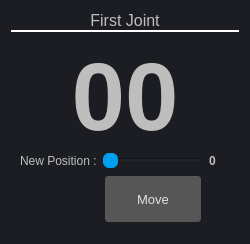
                  <widget class="QFrame" name="frame_10">
                   <property name="maximumSize">
                    <size>
                     <width>331</width>
                     <height>16777215</height>
                    </size>
                   </property>
                   <property name="styleSheet">
                    <string notr="true">QFrame{
	background-color: rgb(27, 29, 35);
	border-bottom-left-radius:30px;
}

QFrame::hover{
border-left:4px solid rgb(59, 63, 76);
border-bottom:4px solid rgb(59, 63, 76);
}</string>
                   </property>
                   <property name="frameShape">
                    <enum>QFrame::NoFrame</enum>
                   </property>
                   <property name="frameShadow">
                    <enum>QFrame::Raised</enum>
                   </property>
                   <layout class="QGridLayout" name="gridLayout_7">
                    <item row="1" column="0">
                     <widget class="QFrame" name="frame_15">
                      <property name="styleSheet">
                       <string notr="true">QFrame:hover{
border:none;
}</string>
                      </property>
                      <property name="frameShape">
                       <enum>QFrame::StyledPanel</enum>
                      </property>
                      <property name="frameShadow">
                       <enum>QFrame::Raised</enum>
                      </property>
                      <layout class="QGridLayout" name="gridLayout_8">
                       <item row="2" column="1" colspan="2">
                        <widget class="QPushButton" name="pushButton_send_joint1">
                         <property name="minimumSize">
                          <size>
                           <width>100</width>
                           <height>50</height>
                          </size>
                         </property>
                         <property name="font">
                          <font>
                           <pointsize>10</pointsize>
                          </font>
                         </property>
                         <property name="styleSheet">
                          <string notr="true">QPushButton{
background-color: rgb(86, 86, 86);
color: rgb(225, 225, 225);
border:2px solid rgb(27, 29, 35);
border-radius:5px;
}

QPushButton:hover{
	background-color: rgb(77, 77, 77);
}

QPushButton:pressed{
	background-color: rgb(99, 99, 99);
}</string>
                         </property>
                         <property name="text">
                          <string>Move</string>
                         </property>
                        </widget>
                       </item>
                       <item row="1" column="3">
                        <widget class="QLabel" name="label_27">
                         <property name="maximumSize">
                          <size>
                           <width>30</width>
                           <height>16777215</height>
                          </size>
                         </property>
                         <property name="font">
                          <font>
                           <pointsize>9</pointsize>
                           <weight>75</weight>
                           <bold>true</bold>
                          </font>
                         </property>
                         <property name="styleSheet">
                          <string notr="true">color: rgb(190, 190, 190);</string>
                         </property>
                         <property name="text">
                          <string>0</string>
                         </property>
                        </widget>
                       </item>
                       <item row="0" column="0" colspan="4">
                        <widget class="QLabel" name="label_joint1_currentvalue">
                         <property name="minimumSize">
                          <size>
                           <width>210</width>
                           <height>0</height>
                          </size>
                         </property>
                         <property name="maximumSize">
                          <size>
                           <width>16777215</width>
                           <height>100</height>
                          </size>
                         </property>
                         <property name="font">
                          <font>
                           <family>Segoe UI</family>
                           <pointsize>72</pointsize>
                           <weight>75</weight>
                           <bold>true</bold>
                          </font>
                         </property>
                         <property name="styleSheet">
                          <string notr="true">color: rgb(190, 190, 190);</string>
                         </property>
                         <property name="text">
                          <string>00</string>
                         </property>
                         <property name="alignment">
                          <set>Qt::AlignCenter</set>
                         </property>
                        </widget>
                       </item>
                       <item row="1" column="0">
                        <widget class="QLabel" name="label_24">
                         <property name="styleSheet">
                          <string notr="true">color: rgb(190, 190, 190);</string>
                         </property>
                         <property name="text">
                          <string>New Position :</string>
                         </property>
                        </widget>
                       </item>
                       <item row="1" column="1" colspan="2">
                        <widget class="QSlider" name="horizontalSlider_joint1_newvalue">
                         <property name="styleSheet">
                          <string notr="true">QSlider:horizontal{
	background-color: rgb(27, 29, 35);
}
QSlider::handle:horizontal {
	background-color: rgb(0, 160, 240);
    border-radius:6px;
}</string>
                         </property>
                         <property name="maximum">
                          <number>200</number>
                         </property>
                         <property name="orientation">
                          <enum>Qt::Horizontal</enum>
                         </property>
                        </widget>
                       </item>
                      </layout>
                     </widget>
                    </item>
                    <item row="0" column="0">
                     <widget class="QLabel" name="label_23">
                      <property name="maximumSize">
                       <size>
                        <width>16777215</width>
                        <height>40</height>
                       </size>
                      </property>
                      <property name="font">
                       <font>
                        <family>Segoe UI</family>
                        <pointsize>12</pointsize>
                       </font>
                      </property>
                      <property name="styleSheet">
                       <string notr="true">QLabel{
color: rgb(190, 190, 190);
border-bottom:2px solid rgb(255, 255, 255);
border-radius:0px;
}

QLabel:hover{
border-top : none;
border-left : none;
border-right:none;
}</string>
                      </property>
                      <property name="text">
                       <string>First Joint</string>
                      </property>
                      <property name="alignment">
                       <set>Qt::AlignCenter</set>
                      </property>
                     </widget>
                    </item>
                   </layout>
                  </widget>
